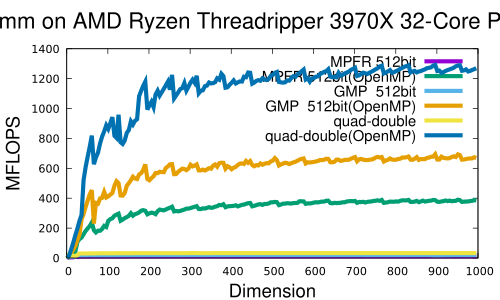

This chart was generated by the following gnuplot code:
set xlabel font "Helvetica,20"
set ylabel font "Helvetica,20"
set key font "Helvetica,16"
set title font "Helvetica,24"
set title "Rgemm on AMD Ryzen Threadripper 3970X 32-Core Processor"
set xlabel "Dimension"
set ylabel "MFLOPS"
#set terminal postscript eps color enhanced
set terminal pdf

plot \
"log.Rgemm.mpfr"            using 1:4 title 'MPFR 512bit'            with lines linewidth 6, \
"log.Rgemm.mpfr_opt"        using 1:4 title 'MPFR 512bit(OpenMP)'    with lines linewidth 6, \
"log.Rgemm.gmp"             using 1:4 title 'GMP  512bit'            with lines linewidth 6, \
"log.Rgemm.gmp_opt"         using 1:4 title 'GMP  512bit(OpenMP)'    with lines linewidth 6, \
"log.Rgemm.qd"              using 1:4 title 'quad-double'            with lines linewidth 6, \
"log.Rgemm.qd_opt"	    using 1:4 title 'quad-double(OpenMP)'    with lines linewidth 6
